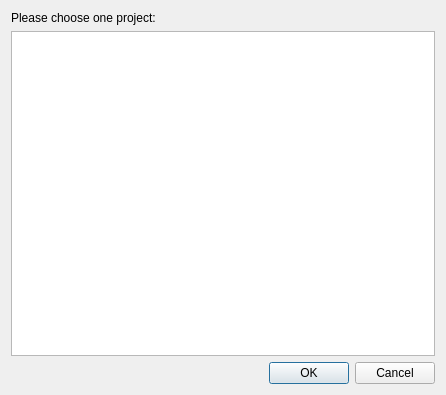
<?xml version="1.0" encoding="UTF-8"?>
<ui version="4.0">
 <class>ProjectChooseDialog</class>
 <widget class="QDialog" name="ProjectChooseDialog">
  <property name="geometry">
   <rect>
    <x>0</x>
    <y>0</y>
    <width>446</width>
    <height>395</height>
   </rect>
  </property>
  <property name="windowTitle">
   <string>Dialog</string>
  </property>
  <layout class="QVBoxLayout" name="verticalLayout">
   <item>
    <widget class="QLabel" name="label">
     <property name="text">
      <string>Please choose one project:</string>
     </property>
    </widget>
   </item>
   <item>
    <widget class="QTreeView" name="treeView"/>
   </item>
   <item>
    <widget class="QDialogButtonBox" name="buttonBox">
     <property name="orientation">
      <enum>Qt::Horizontal</enum>
     </property>
     <property name="standardButtons">
      <set>QDialogButtonBox::Cancel|QDialogButtonBox::Ok</set>
     </property>
    </widget>
   </item>
  </layout>
 </widget>
 <resources/>
 <connections>
  <connection>
   <sender>buttonBox</sender>
   <signal>accepted()</signal>
   <receiver>ProjectChooseDialog</receiver>
   <slot>accept()</slot>
   <hints>
    <hint type="sourcelabel">
     <x>248</x>
     <y>254</y>
    </hint>
    <hint type="destinationlabel">
     <x>157</x>
     <y>274</y>
    </hint>
   </hints>
  </connection>
  <connection>
   <sender>buttonBox</sender>
   <signal>rejected()</signal>
   <receiver>ProjectChooseDialog</receiver>
   <slot>reject()</slot>
   <hints>
    <hint type="sourcelabel">
     <x>316</x>
     <y>260</y>
    </hint>
    <hint type="destinationlabel">
     <x>286</x>
     <y>274</y>
    </hint>
   </hints>
  </connection>
 </connections>
</ui>
